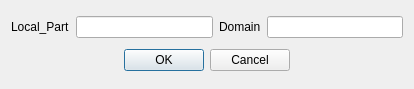
<ui version="4.0" >
 <class>DialogAliasesDelete</class>
 <widget class="QDialog" name="DialogAliasesDelete" >
  <property name="geometry" >
   <rect>
    <x>0</x>
    <y>0</y>
    <width>414</width>
    <height>89</height>
   </rect>
  </property>
  <property name="windowTitle" >
   <string>Aliases Delete</string>
  </property>
  <layout class="QVBoxLayout" name="verticalLayout" >
   <item>
    <layout class="QHBoxLayout" name="horizontalLayout" >
     <item>
      <widget class="QLabel" name="label" >
       <property name="text" >
        <string>Local_Part</string>
       </property>
      </widget>
     </item>
     <item>
      <widget class="QLineEdit" name="lineEdit_Local_Part" >
       <property name="readOnly" >
        <bool>true</bool>
       </property>
      </widget>
     </item>
     <item>
      <widget class="QLabel" name="label_2" >
       <property name="text" >
        <string>Domain</string>
       </property>
      </widget>
     </item>
     <item>
      <widget class="QLineEdit" name="lineEdit_Domain" >
       <property name="readOnly" >
        <bool>true</bool>
       </property>
      </widget>
     </item>
    </layout>
   </item>
   <item>
    <widget class="QDialogButtonBox" name="buttonBox" >
     <property name="orientation" >
      <enum>Qt::Horizontal</enum>
     </property>
     <property name="standardButtons" >
      <set>QDialogButtonBox::Cancel|QDialogButtonBox::Ok</set>
     </property>
     <property name="centerButtons" >
      <bool>true</bool>
     </property>
    </widget>
   </item>
  </layout>
 </widget>
 <resources/>
 <connections>
  <connection>
   <sender>buttonBox</sender>
   <signal>rejected()</signal>
   <receiver>DialogAliasesDelete</receiver>
   <slot>reject()</slot>
   <hints>
    <hint type="sourcelabel" >
     <x>316</x>
     <y>260</y>
    </hint>
    <hint type="destinationlabel" >
     <x>286</x>
     <y>274</y>
    </hint>
   </hints>
  </connection>
 </connections>
</ui>
